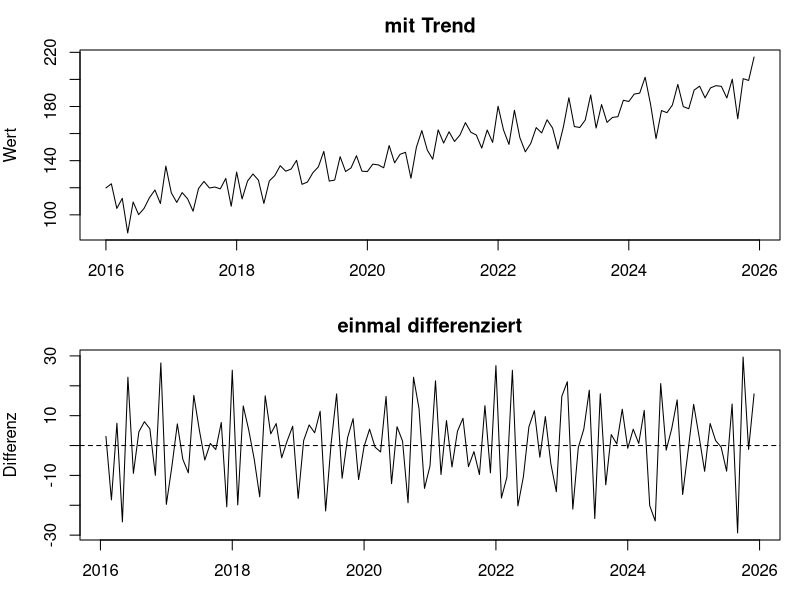
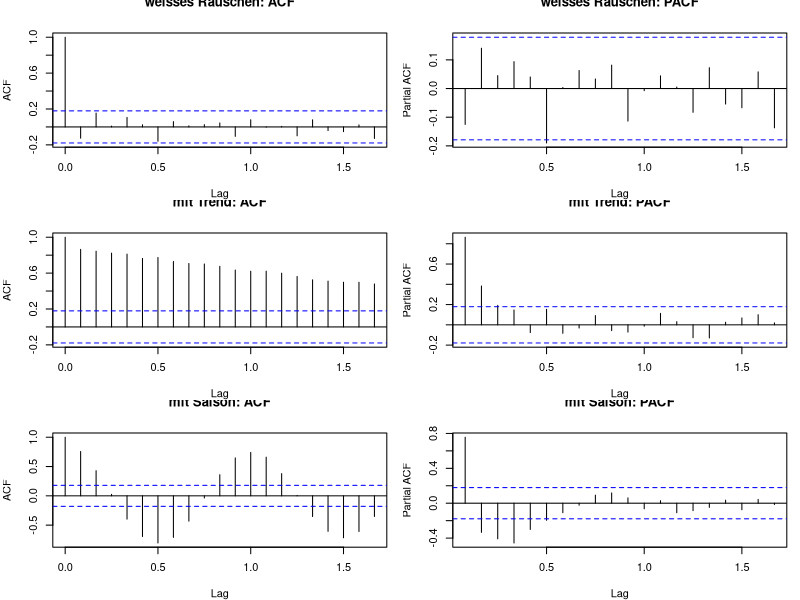

The R source for these figures, in order:
## ---- chunk 1
#| label: setup-r
#| include: false
library(tseries)

set.seed(2026)

monate <- 120
t <- 1:monate

# drei Reihen: stationaer, mit Trend, mit Saison
weiss <- ts(rnorm(monate, 100, 10), start = c(2016, 1), frequency = 12)
mit_trend <- ts(100 + 0.8 * t + rnorm(monate, 0, 10), start = c(2016, 1), frequency = 12)
mit_saison <- ts(100 + 25 * sin(2 * pi * t / 12) + rnorm(monate, 0, 8),
                 start = c(2016, 1), frequency = 12)
## ---- chunk 2
#| label: fig-differenzieren-r
#| fig-cap: "Oben die Reihe mit Trend, unten ihre erste Differenz. Das Niveau ist danach konstant."
#| fig-height: 3.6
par(mfrow = c(2, 1), mar = c(3, 4, 2.5, 1))
plot(mit_trend, ylab = "Wert", main = "mit Trend")
plot(diff(mit_trend), ylab = "Differenz", main = "einmal differenziert")
abline(h = 0, lty = 2)
par(mfrow = c(1, 1))

round(c(sd_original = sd(mit_trend), sd_differenz = sd(diff(mit_trend))), 2)
## ---- chunk 3
#| label: fig-acf-pacf-r
#| fig-cap: "ACF und PACF für drei Reihen: weisses Rauschen, mit Trend, mit Saison."
#| fig-height: 5
par(mfrow = c(3, 2), mar = c(4, 4, 2.5, 1))
acf(weiss, main = "weisses Rauschen: ACF")
pacf(weiss, main = "weisses Rauschen: PACF")
acf(mit_trend, main = "mit Trend: ACF")
pacf(mit_trend, main = "mit Trend: PACF")
acf(mit_saison, main = "mit Saison: ACF")
pacf(mit_saison, main = "mit Saison: PACF")
par(mfrow = c(1, 1))
## ---- chunk 4
#| label: tests-stationaer-r
#| warning: true
reihen <- list(weiss = weiss, mit_trend = mit_trend,
               differenziert = diff(mit_trend))

for (name in names(reihen)) {
  adf <- suppressWarnings(adf.test(reihen[[name]]))
  kp <- suppressWarnings(kpss.test(reihen[[name]]))
  cat(sprintf("%-14s ADF p = %.3f | KPSS p = %.3f\n", name, adf$p.value, kp$p.value))
}
